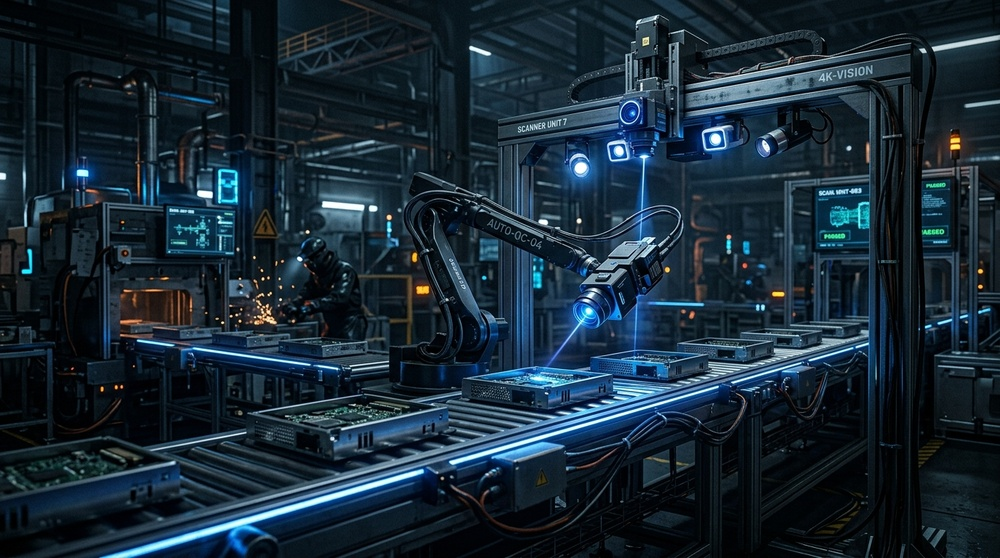
#> input picture frontend/src/assets/factory_bg.jpg, 1000 x 558 px, shrunk from 1376 x 768 before the run
$ python -i image_quality.py   (imports and definitions only)   (older library calls are emulated)
#> lines starting #> are read from the running program, lines starting #| are printed output that depends on the picture
import cv2
import numpy as np

def calculate_brightness(image):
    """
    Calculate average image brightness.
    """
    gray = cv2.cvtColor(
        image,
        cv2.COLOR_RGB2GRAY
    )
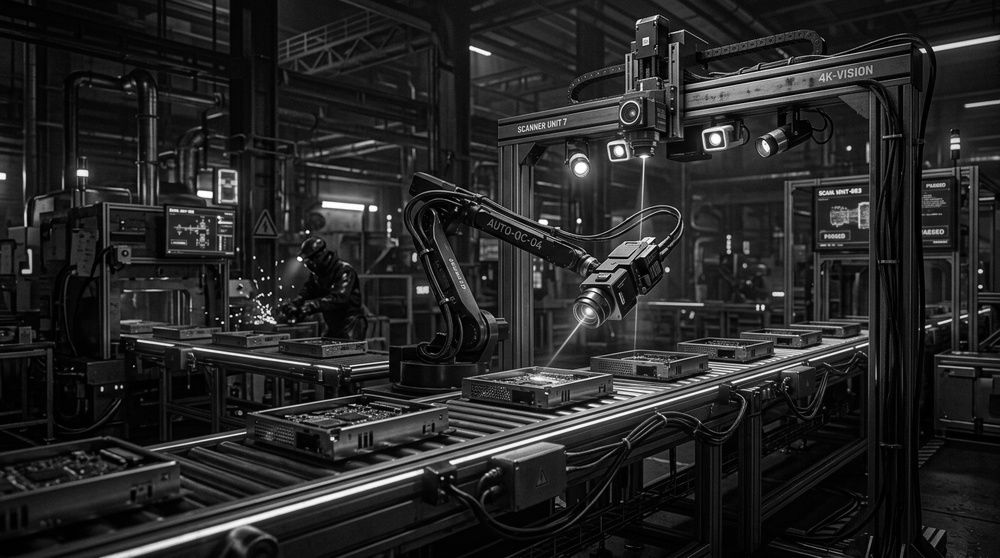
#> gray: shape (558, 1000); min 0, max 255, mean 37.7

    return float(np.mean(gray))

def calculate_contrast(image):
    """
    Calculate image contrast using
    the standard deviation of intensity.
    """
    gray = cv2.cvtColor(
        image,
        cv2.COLOR_RGB2GRAY
    )

    return float(np.std(gray))

def calculate_blur_score(image):
    """
    Estimate image sharpness using
    Variance of Laplacian.
    Higher value = sharper image.
    """
    gray = cv2.cvtColor(
        image,
        cv2.COLOR_RGB2GRAY
    )

    return float(
        cv2.Laplacian(
            gray,
            cv2.CV_64F
        ).var()
    )

def estimate_noise(image):
    """
    Estimate image noise level.
    """
    gray = cv2.cvtColor(
        image,
        cv2.COLOR_RGB2GRAY
    )

    blur = cv2.GaussianBlur(
        gray,
        (3, 3),
        0
    )

    noise = gray.astype(
        np.float32
    ) - blur.astype(
        np.float32
    )
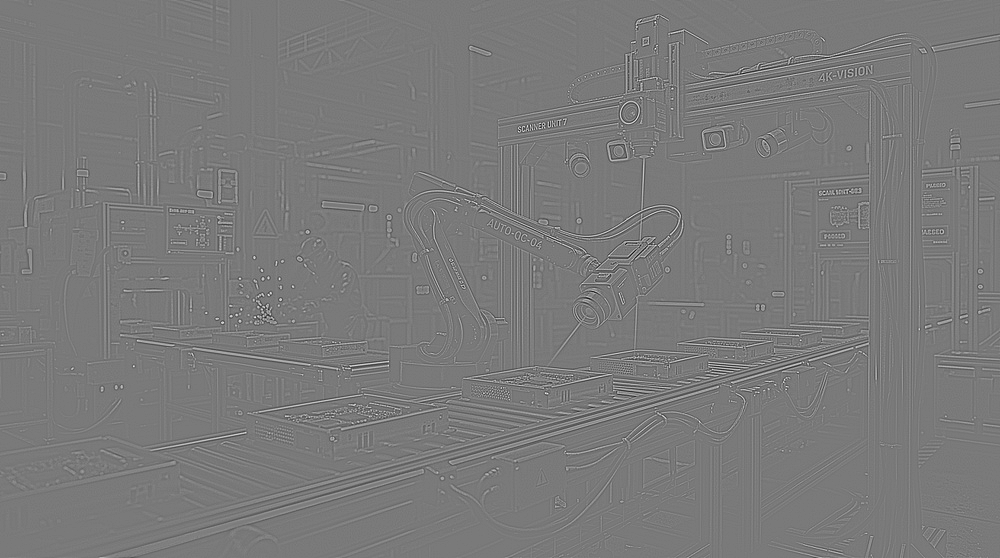
#> noise: shape (558, 1000) float32; min -93, max 101, mean 0; drawn with min black and max white

    return float(
        np.std(noise)
    )

def generate_quality_report(image):
    """
    Generate a complete image quality report.
    """
    return {
        "brightness":
            calculate_brightness(image),

        "contrast":
            calculate_contrast(image),

        "blur_score":
            calculate_blur_score(image),

        "noise_level":
            estimate_noise(image)
    }

>>> import cv2
>>> picture = cv2.cvtColor(cv2.imread('../../../frontend/src/assets/factory_bg.jpg'), cv2.COLOR_BGR2RGB)
>>> result = generate_quality_report(picture)
#> result = {'brightness': 37.66, 'contrast': 39, 'blur_score': 1446.5, 'noise_level': 8.61}
